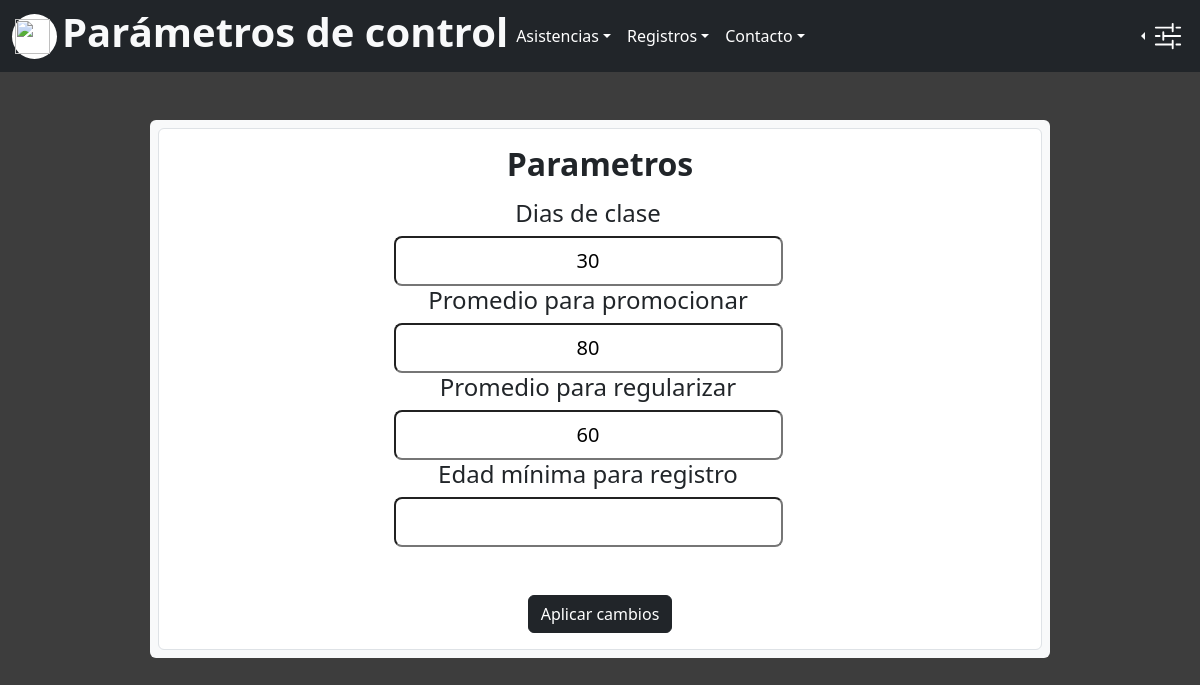
The page /Control/parametros.php on the database its author committed.
### tables this page shows
CREATE TABLE IF NOT EXISTS `parametros` (
  `clave_ajuste` tinyint NOT NULL AUTO_INCREMENT,
  `dias_clases` smallint NOT NULL,
  `zona` varchar(50) NOT NULL,
  `promedio_promocion` int NOT NULL,
  `promedio_regularidad` int NOT NULL,
  `promedio_libre` int NOT NULL,
  PRIMARY KEY (`clave_ajuste`)
);

### BD/conn.php (called while the page is built, shortened)
<?php
class Conexion
{
  private $host = "localhost";
  private $contrasena = "";
  private $bd = "sistemaasistencia";
  private $usuario = "root";
  private $conn;
  public  function __construct()
  {
    $this->conn = new mysqli($this->host, $this->usuario, $this->contrasena, $this->bd);
  }
  public function ejecutar($consulta)
  {
    return $this->conn->query($consulta);
  }
}
?>

### Clases/Parametro.php (called while the page is built, shortened)
<?php
Class Parametro{
  public static function traerParametros(){
    $queryParametros = ("SELECT * FROM parametros");
    return $queryParametros;
  }
}
?>

### Control/parametros.php (the view, shortened to what this page needs)
<?php
require("../BD/conn.php");
require("../Clases/Parametro.php");
?>
<!DOCTYPE html>
<html lang="en">
<head>
  <link rel="stylesheet" href="../Resources/css/bootstrap.min.css" />
  <link rel="stylesheet" href="../styleIndex.css">
</head>
<body>
  <nav class="navbar navbar-expand-sm bg-dark navbar-dark">
    <div class="container-fluid">
      <a href="../index.php">
        <div class="redondo">
          <img src="../Multimedia/logo.png" class="logo">
        </div>
      </a>
      <div class="d-flex justify-content-end">
        <h1 class="text-light"><b>Parámetros de control</b></h1>
      </div>
      <div class="collapse navbar-collapse" id="collapsibleNavbar">
        <ul class="navbar-nav">
          <li class="nav-item dropdown text-light">
            <a class="nav-link dropdown-toggle" href="#" role="button" data-bs-toggle="dropdown">Asistencias</a>
          </li>
          <li class="nav-item dropdown">
            <a class="nav-link dropdown-toggle" href="#" role="button" data-bs-toggle="dropdown">Registros</a>
          </li>
          <li class="nav-item dropdown">
            <a class="nav-link dropdown-toggle" href="#" role="button" data-bs-toggle="dropdown">Contacto</a>
          </li>
        </ul>
      </div>
      <div class="nav-item dropstart">
        <a class="nav-link dropdown-toggle text-light" href="#" role="button" data-bs-toggle="dropdown"
          aria-expanded="false">
          <img src="../Multimedia/sliders2.svg" alt="" class="img-fluid config" style="margin-right: 5px;">
        </a>
      </div>
    </div>
  </nav>
  <?php
  $conectarDB = new Conexion();
  $conectarDB->connect();
  $sql = Parametro::traerParametros();
  $ejecutar = $conectarDB->ejecutar($sql);
  $listadoParametros = $ejecutar->fetch_object();
  if ($listadoParametros <> NULL) {
    ?>
    <div class="container d-flex justify-content-center align-items-center w-75 bg-light text-center mt-5 rounded p-2">
      <form action="./actualizarParametros.php" class="form-control rounded  p-3" method="POST">
        <div class="row">
          <h2 class="form_control"><b>Parametros</b>
        </div>
        <div class="container d-flex justify-content-center">
          <div class="w-50 row">
            <div class="row">
              <label for="diasClases">
                <h4>Dias de clase</h4>
              </label>
              <input id="diasClases" type="number" class="form-control-lg text-center" name="1"
                value="<?php print($listadoParametros->dias_clases); ?>">
            </div>
            <div class="row">
              <label for="promedioPromocion">
                <h4>Promedio para promocionar</h4>
              </label>
              <input id="promedioPromocion" type="number" class="form-control-lg text-center" name="3"
                value="<?php print($listadoParametros->promedio_promocion); ?>">
            </div>
            <div class="row">
              <label for="promedioRegularidad">
                <h4>Promedio para regularizar</h4>
              </label>
              <input id="promedioRegularidad" type="number" class="form-control-lg text-center" name="4"
                value="<?php print($listadoParametros->promedio_regularidad); ?>">
            </div>
            <div class="row">
              <label for="edadRegistro">
                <h4>Edad mínima para registro</h4>
              </label>
              <input id="edadRegistro" type="number" class="form-control-lg text-center" name="2"
                value="<?php print($listadoParametros->edad_minima); ?>">
            </div>
            <div>
              <input type="submit" class="btn btn-dark mt-5" value="Aplicar cambios">
            </div>
          </div>
        </div>
      </form>
    </div>
    <?php
  }
  ?>
</body>
</html>

### styleIndex.css (style rules this page uses)
.redondo { width: 45px; height: 45px; background-color: white; border-radius: 50%; margin-right: 5px; }
.logo { height: 35px; width: 35px; margin-top: 5px; margin-left: 3px; }
a:link, a:visited, a:active { text-decoration: none; color: white; }
b { text-decoration: none; }
body { background-color: rgb(61, 61, 61); }
html,body { overflow-x: hidden; }
.config { width: 30px; height: 30px; }
.config { filter: invert(100%) url(#color-filter); }

### rows shown on the page
parametros: dias_clases "30", promedio_promocion "80", promedio_regularidad "60"
